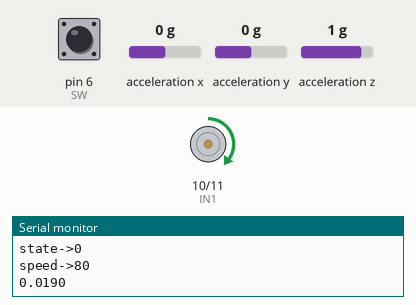
Bench run of a sketch on a simulated Arduino Uno, built with avr-gcc and run on an emulated ATmega328P. On the bench: motor-driver pin pairs drawn as motors (green arrow = first pin HIGH = forward, orange = second pin HIGH = backward, longer = more drive), the last lines printed to the serial monitor. Wiring (inferred from the names in the program): MMA8452 accelerometer at I2C address 0x1D. The test bench sets the inputs (shaded band); at power-on: pin 6 (SW) LOW, acceleration x 0 g, acceleration y 0 g, acceleration z 1 g.

Above: at 1.2 s.
1.3 s: pin 6 (SW) pulled HIGH for 0.15 s
At 2.0 s:
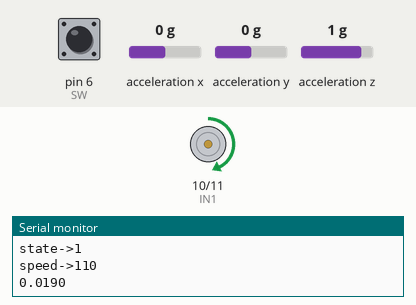
2.9 s: pin 6 (SW) pulled HIGH for 1 s
At 3.5 s:
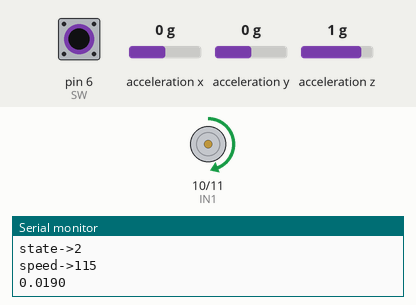
5.4 s: pin 6 (SW) pulsed HIGH 5 times (0.12 s each, 0.3 s apart)
At 5.88 s:
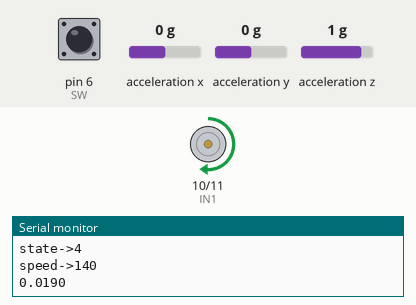
Timing chart, 0 to 8.4 s (numbered marks = the images above; inputs shaded):
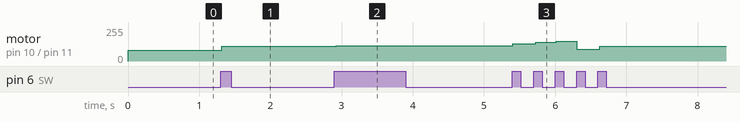

Measured:
- after the input at 1.3 s, motor on pin 10 (IN1) / pin 11 (IN2): forward 80/255 → forward 110/255 at once
- after the input at 2.9 s, motor on pin 10 (IN1) / pin 11 (IN2): forward 110/255 → forward 115/255 at once
- after the input at 5.4 s, motor on pin 10 (IN1) / pin 11 (IN2): forward 115/255 → forward 128/255 at once, → forward 140/255 0.32 s later, → forward 150/255 0.29 s later, → forward 89/255 0.29 s later, … (5 changes in this stretch)

The sketch:

main.ino
```cpp
//mainプログラム
//タクトスイッチ入力でduty比変更
//加速度センサの値に応じてデバッグLEDの点灯数を変える

//Accelerometer related
#include <Wire.h>
#define MMA8452_ADRS 0x1D

#define MMA8452_OUT_X_MSB 0x01
#define MMA8452_XYZ_DATA_CFG 0x0E
#define MMA8452_CTRL_REG1 0x2A
#define MMA8452_CTRL_REG1_ACTV_BIT 0x01
#define MMA8452_G_SCALE 8 //change max range

//Timer Interrupt Processing
#ifdef ARDUINO_ARCH_MEGAAVR
#include "EveryTimerB.h"
#define Timer1 TimerB2 // use TimerB2 as a drop in replacement for Timer1
#else // assume architecture supported by TimerOne ....
#include "TimerOne.h"
#endif

//buffer for Accelermeter
byte buf[6];
float g[3];

//control motor
#define IN1 10
#define IN2 11
#define MAX_SPEED 153
#define LOW_SPEED 80 //min motor speed
int speed_5V[6] = {89,110,115,128,140,150};
int speed = LOW_SPEED;

//Switch
#define SW 6
#define MAX_COUNT 5 //6step gear sift
int count = 0; //switch counter
bool buttonState= LOW; //current state
bool old_buttonState = LOW; //old state

//LED
#define LED0 13  //on arduino LED
#define LED1 7
#define LED2 8
#define LED3 9


void setup() {
  //debug
  Serial.begin(115200);
  //main setup
  pinMode(IN1,OUTPUT);
  pinMode(IN2,OUTPUT);
  pinMode(SW,INPUT);
  buttonState = digitalRead(SW);

  //setting Accelerometer
  byte tmp;
  Wire.begin();
  tmp = MMA8452_ReadByte(MMA8452_CTRL_REG1);
  MMA8452_WriteByte(MMA8452_CTRL_REG1, tmp & ~(MMA8452_CTRL_REG1_ACTV_BIT));
  MMA8452_WriteByte(MMA8452_XYZ_DATA_CFG, (MMA8452_G_SCALE >> 2));
  tmp = MMA8452_ReadByte(MMA8452_CTRL_REG1);
  MMA8452_WriteByte(MMA8452_CTRL_REG1, tmp | MMA8452_CTRL_REG1_ACTV_BIT);
}

void loop() {
  //SW control
  buttonState = digitalRead(SW);
  if(buttonState == HIGH && old_buttonState == LOW){
    count++;
    speed = speed_5V[count];
    if(count > MAX_COUNT){
      count = 0;
      speed = speed_5V[count];
    }
  }

  //Motor control
  if(speed > MAX_SPEED){speed = MAX_SPEED;}
  analogWrite(IN2,0);
  analogWrite(IN1,speed);

  //Acceleration Sensor Control
  //この下タイマー割込み処理したい
  MMA8452_ReadByteArray(MMA8452_OUT_X_MSB, 6, buf);
  g[0] = -(float((int((buf[0] << 8) | buf[1]) >> 4)) / ((1 << 11) / MMA8452_G_SCALE));
  g[1] = -(float((int((buf[2] << 8) | buf[3]) >> 4)) / ((1 << 11) / MMA8452_G_SCALE));
  g[2] = -(float((int((buf[4] << 8) | buf[5]) >> 4)) / ((1 << 11) / MMA8452_G_SCALE));

  float sum_data = 0;
  sum_data += pow(g[0],2);
  sum_data += pow(g[1],2);
  sum_data += pow(g[2],2);
  sum_data -= 0.981;

  //加速度によってLED点灯
  if(sum_data < 2.0){
    digitalWrite(LED1,HIGH);
    digitalWrite(LED2,LOW);
    digitalWrite(LED3,LOW);
  }
  else if(sum_data >= 2.0 && sum_data < 4.0){
    digitalWrite(LED1,HIGH);
    digitalWrite(LED2,HIGH);
    digitalWrite(LED3,LOW);
  }
  else if(sum_data >= 4.0){
    digitalWrite(LED1,HIGH);
    digitalWrite(LED2,HIGH);
    digitalWrite(LED3,HIGH);
  }
  else{
    digitalWrite(LED1,LOW);
    digitalWrite(LED2,LOW);
    digitalWrite(LED3,LOW);
  }

  //Update SW Status
  old_buttonState = buttonState;

  //debug
  Serial.print("state->");
  Serial.println(count);
  //speed
  Serial.print("speed->");
  Serial.println(speed);
  //加速度
  Serial.print(sum_data, 4);
  Serial.println("\t");
  delay(30);
}

//############################################################
//############################################################
//control Accelerometer Function
void MMA8452_ReadByteArray(byte adrs, int datlen, byte *dest){
  Wire.beginTransmission(MMA8452_ADRS);
  Wire.write(adrs);
  Wire.endTransmission(false);

  Wire.requestFrom(MMA8452_ADRS, datlen);

  while(Wire.available() < datlen);

  for(int x = 0; x < datlen; x++){
    dest[x] = Wire.read();
  }
}

byte MMA8452_ReadByte(byte adrs){
  Wire.beginTransmission(MMA8452_ADRS);
  Wire.write(adrs);
  Wire.endTransmission(false);
  Wire.requestFrom(MMA8452_ADRS, 1);

  while(!Wire.available());
  Serial.println("read byte test");
  return(Wire.read());
}

void MMA8452_WriteByte(byte adrs, byte dat){
  Wire.beginTransmission(MMA8452_ADRS);
  Wire.write(adrs);
  Wire.write(dat);
  Wire.endTransmission();
}
```
